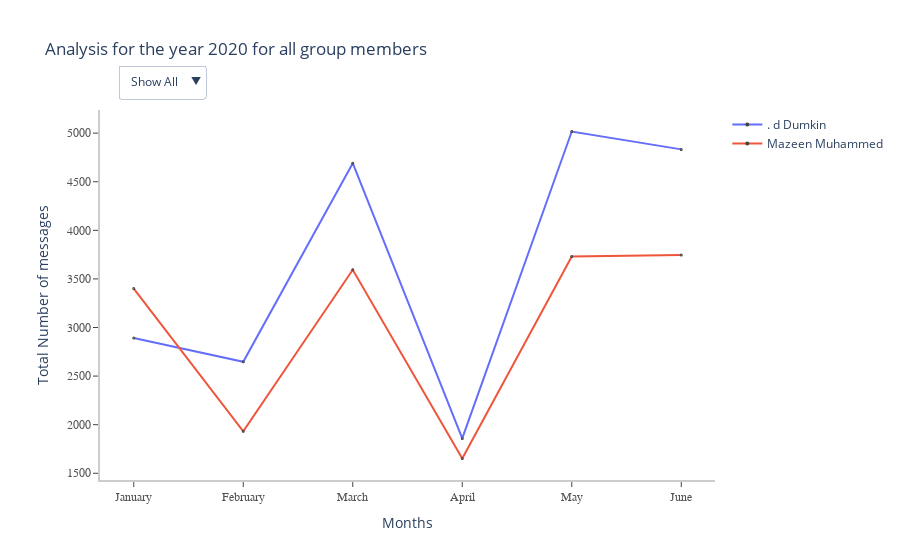

The notebook cell saved with this chart:
### Markdown cell above
## Total Messages per Month for Top N Authors based on Selected Year (Month Grouped)

### Code cell
ls_data = []
top_authors_monthly_progress = ls_years_df[selected_year_index]
for top in top_authors:
    
    author_df = top_authors_monthly_progress[["Author","Message","Month","Month_Name"]][top_authors_monthly_progress.Author==top].groupby(["Month","Month_Name"]).count()
    ls_data.append(go.Scatter(x =author_df.index.get_level_values(1).tolist(), y =author_df.Message.tolist(),
          mode = 'lines+markers', marker =dict(size=1, line={'width':2 }), name  =top))

fig = go.Figure( data = ls_data )

ls_buttons=[]
ls_buttons = [dict(label= "Show All",
                     method="update",
                     args=[{"visible": True},
                           {"title": 'Analysis for the year {} for all group members'.format(selected_year)},
                          ])]
ls_true_false = [False]*len(top_authors)
for i in range(len(top_authors)):
    ls_true_false[i] = True
    
    ls_buttons.append(dict(label="Top {}".format(i+1),
                     method="update",
                     args=[{"visible": list(ls_true_false)},
                           {"title": "Analysis of Top {} member for the year {}".format(i+1,selected_year)}]))

fig.update_layout(
    
    title_text = 'Analysis for the year {} for all group members'.format(selected_year),
    hovermode="x unified",
    hoverlabel=hover_label_style,
    xaxis_title="Months",
    yaxis_title="Total Number of messages",
    xaxis = axis_style,
    yaxis = axis_style,
    margin= margin_style,
    showlegend=True,
    plot_bgcolor='white',
        updatemenus=[ {**button_style,**dict(buttons=ls_buttons)} ]

)
#pyo.plot( fig, filename = '{}_year_byAuthors_chart.html'.format(selected_year))
#ls_figures.append(fig)

### Figure 1 — Plotly figure (JSON) as saved in the notebook; plotly's stock layout.template omitted (floating-point values rounded to 4 significant figures)
{"data": [{"marker": {"line": {"width": 2}, "size": 1}, "mode": "lines+markers", "name": ". d Dumkin", "type": "scatter", "x": ["January", "February", "March", "April", "May", "June"], "y": [2891, 2647, 4691, 1859, 5017, 4833]}, {"marker": {"line": {"width": 2}, "size": 1}, "mode": "lines+markers", "name": "Mazeen Muhammed", "type": "scatter", "x": ["January", "February", "March", "April", "May", "June"], "y": [3401, 1932, 3594, 1652, 3730, 3747]}], "layout": {"hoverlabel": {"bgcolor": "white", "font": {"size": 15}}, "hovermode": "x unified", "margin": {"l": 100, "r": 20, "t": 110}, "plot_bgcolor": "white", "showlegend": true, "title": {"text": "Analysis for the year 2020 for all group members"}, "updatemenus": [{"active": 0, "buttons": [{"args": [{"visible": true}, {"title": "Analysis for the year 2020 for all group members"}], "label": "Show All", "method": "update"}, {"args": [{"visible": [true, false]}, {"title": "Analysis of Top 1 member for the year 2020"}], "label": "Top 1", "method": "update"}, {"args": [{"visible": [true, true]}, {"title": "Analysis of Top 2 member for the year 2020"}], "label": "Top 2", "method": "update"}], "direction": "down", "pad": {"r": 0, "t": 10}, "x": 0.03, "xanchor": "left", "y": 1.15, "yanchor": "top"}], "xaxis": {"fixedrange": true, "linecolor": "rgb(204, 204, 204)", "linewidth": 2, "showgrid": false, "showline": true, "showticklabels": true, "tickfont": {"color": "rgb(82, 82, 82)", "family": "Arial", "size": 12}, "ticks": "outside", "title": {"text": "Months"}}, "yaxis": {"fixedrange": true, "linecolor": "rgb(204, 204, 204)", "linewidth": 2, "showgrid": false, "showline": true, "showticklabels": true, "tickfont": {"color": "rgb(82, 82, 82)", "family": "Arial", "size": 12}, "ticks": "outside", "title": {"text": "Total Number of messages"}}}}
